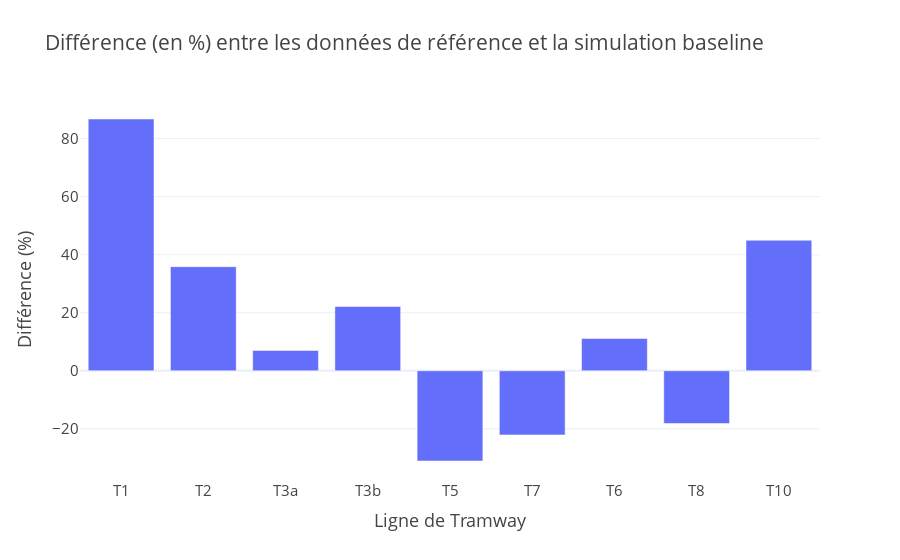

This figure's notebook cell:
### Markdown cell above
Ici on a une vision plus précise du nombre de trajets pour les lignes de tramways.

### Code cell
fig_surface_diff.show()

### Figure 1 — Plotly figure (JSON) as saved in the notebook; plotly's stock layout.template omitted (floating-point values rounded to 4 significant figures)
{"data": [{"hovertemplate": "Ligne de Tramway=%{x}<br>Différence (%)=%{y}<extra></extra>", "legendgroup": "", "marker": {"color": "#636efa", "pattern": {"shape": ""}}, "name": "", "orientation": "v", "showlegend": false, "textposition": "auto", "type": "bar", "x": ["T1", "T2", "T3a", "T3b", "T5", "T7", "T6", "T8", "T10"], "xaxis": "x", "y": [86.75, 35.87, 7.006, 22.16, -31.08, -22.1, 11.1, -18.15, 44.97], "yaxis": "y"}], "layout": {"barmode": "relative", "legend": {"tracegroupgap": 0}, "title": {"text": "Différence (en %) entre les données de référence et la simulation baseline"}, "xaxis": {"anchor": "y", "domain": [0, 1], "title": {"text": "Ligne de Tramway"}}, "yaxis": {"anchor": "x", "domain": [0, 1], "title": {"text": "Différence (%)"}}}}
